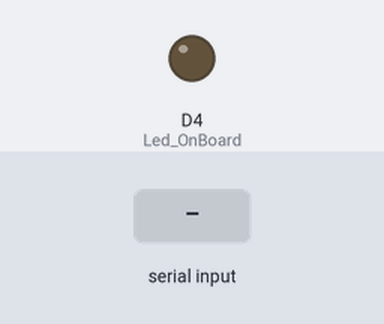
Recording of a sketch running on a simulated ESP8266 (NodeMCU). On the bench: output pins drawn as LEDs (lit = HIGH). Dashed ring = blinking. The inputs (shaded band) are chosen by the test bench. WiFi joins after 1.5 s; servers stay silent unless stated; uploads are accepted with an empty reply; what the sketch prints to the serial monitor is not drawn.

Above: at 1.0 s.
At 3.3 s:
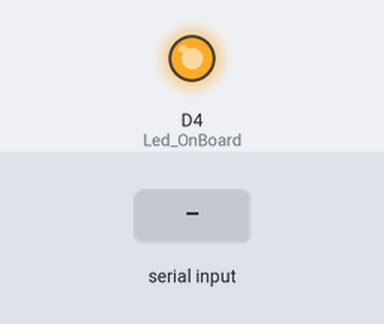
At 4.7 s:
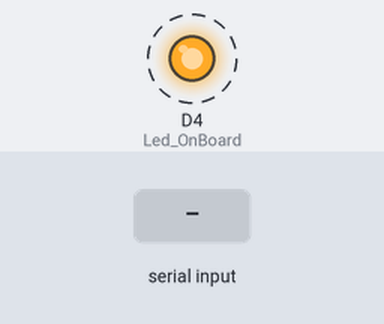
4.8 s: "d\n" received over the second serial link
Timing chart, 0 to 14.3 s (numbered marks = the images above; inputs shaded):
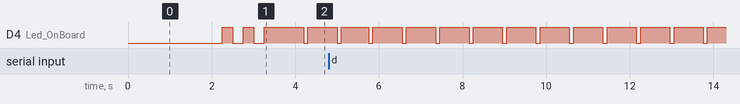

The sketch:

NodeMCU_ESP8266_MySQL_Database.ino
```cpp
#include <ESP8266WiFi.h>
#include <WiFiClient.h>
#include <ESP8266WebServer.h>
#include <ESP8266HTTPClient.h>
#include <SoftwareSerial.h>
SoftwareSerial nodo(D7,D8);
int Led_OnBoard = 2;                  // Initialize the Led_OnBoard
boolean m;
boolean p;
String datos;
String d1;

int b1,b2;
const char* ssid = "PROYECTOBANDA";                  // Your wifi Name
const char* password = "BandaProyecto";          // Your wifi Password

const char *host = "192.168.1.101"; //Your pc or server (database) IP, example : 192.168.0.0 , if you are a windows os user, open cmd, then type ipconfig then look at IPv4 Address.

void setup() {
  // put your setup code here, to run once:
  nodo.begin(115200);
  pinMode(D7,INPUT);
  pinMode(D8,OUTPUT);
  delay(1000);
  pinMode(Led_OnBoard, OUTPUT);       // Initialize the Led_OnBoard pin as an output
  Serial.begin(115200);

  WiFi.mode(WIFI_OFF);        //Prevents reconnection issue (taking too long to connect)
  delay(1000);
  WiFi.mode(WIFI_STA);        //This line hides the viewing of ESP as wifi hotspot

  WiFi.begin(ssid, password);     //Connect to your WiFi router
  Serial.println("");

  Serial.print("Connecting");
  // Wait for connection
  while (WiFi.status() != WL_CONNECTED) {
    digitalWrite(Led_OnBoard, LOW);
    delay(250);
    Serial.print(".");
    digitalWrite(Led_OnBoard, HIGH);
    delay(250);
  }

  digitalWrite(Led_OnBoard, HIGH);
  //If connection successful show IP address in serial monitor
  Serial.println("");
  Serial.println("Connected to Network/SSID");
  Serial.print("IP address: ");
  Serial.println(WiFi.localIP());  //IP address assigned to your ESP
}

void loop() {
  // put your main code here, to run repeatedly:
  if(nodo.available()){
  delay(50);
   datos = nodo.readStringUntil('\n');
   //Serial.println(datos);
   for(int i=0;i<datos.length();i++){
    datos.charAt(i);
    if(datos.charAt(i)=='d'){
       b1=i;
    }else if(datos.charAt(i)=='\n'){
      b2=i;
    }
   }

}else{
  delay(100);
  Serial.println("No entra nada xD");
}
   //d1=datos.substring(b1+1,b2+1);
   Serial.print(datos);
  HTTPClient http;    //Declare object of class HTTPClient

  String LdrValueSend, postData;
  // aqui va distance en double
 // String ldrvalue=datos;  //Read Analog value of LDR

  LdrValueSend = d1;   //String to interger conversion

  //Post Data
  postData = "ldrvalue=" + LdrValueSend;

  http.begin("http://192.168.1.101/banda/insertdb");              //Specify request destination
  http.addHeader("Content-Type", "application/x-www-form-urlencoded");    //Specify content-type header

  int httpCode = http.POST(postData);   //Send the request
  String payload = http.getString();    //Get the response payload

  //Serial.println("LDR Value=" + ldrvalue);
  Serial.println(httpCode);   //Print HTTP return code
  Serial.println(payload);    //Print request response payload
  Serial.println("LDR Value=" + LdrValueSend);

  http.end();  //Close connection

  delay(400);  //Here there is 4 seconds delay plus 1 second delay below, so Post Data at every 5 seconds
  digitalWrite(Led_OnBoard, LOW);
  delay(100);
  digitalWrite(Led_OnBoard, HIGH);
  datos = "";
}
```

Measured:
- by itself, D4 (Led_OnBoard): alternates HIGH for 0.70 s and LOW for 0.10 s
